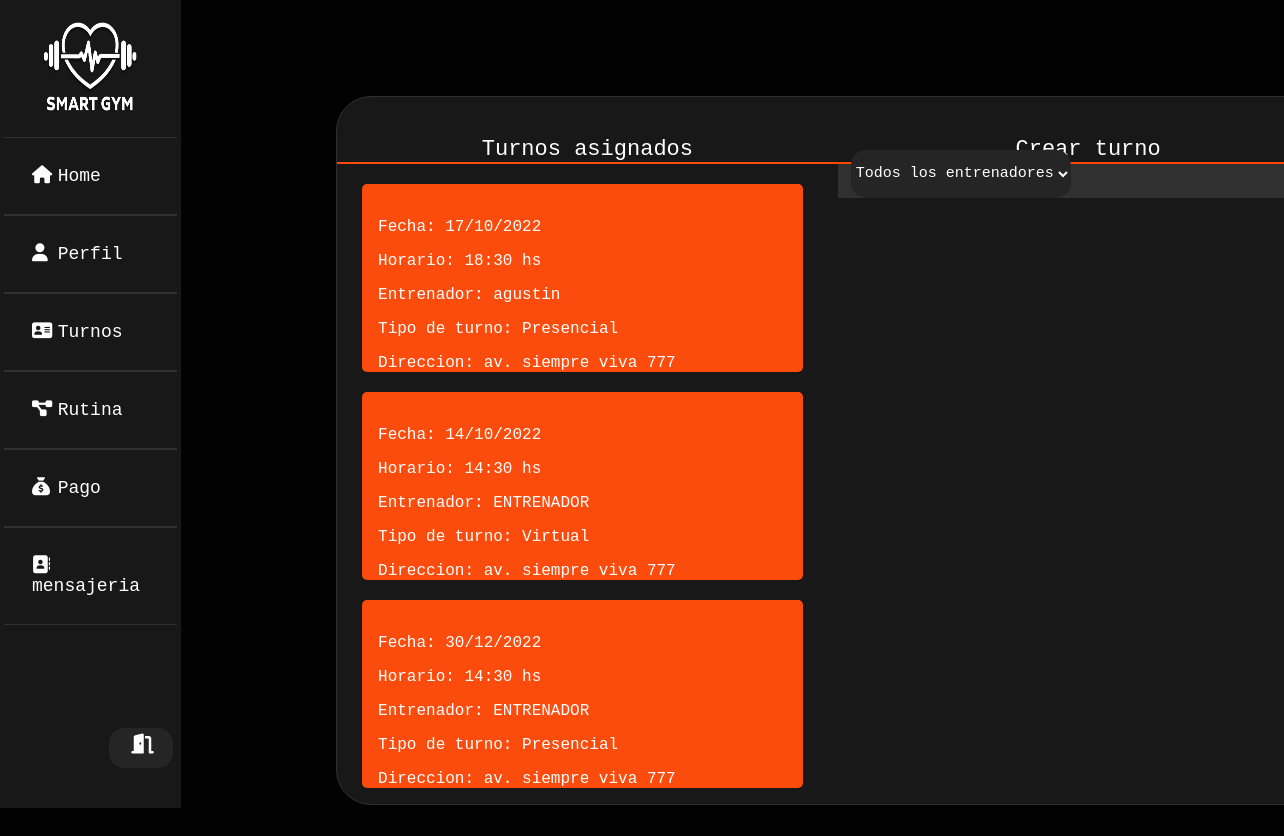
/vistas/turnosc.php (signed in), run on an earlier commit of the app's database.
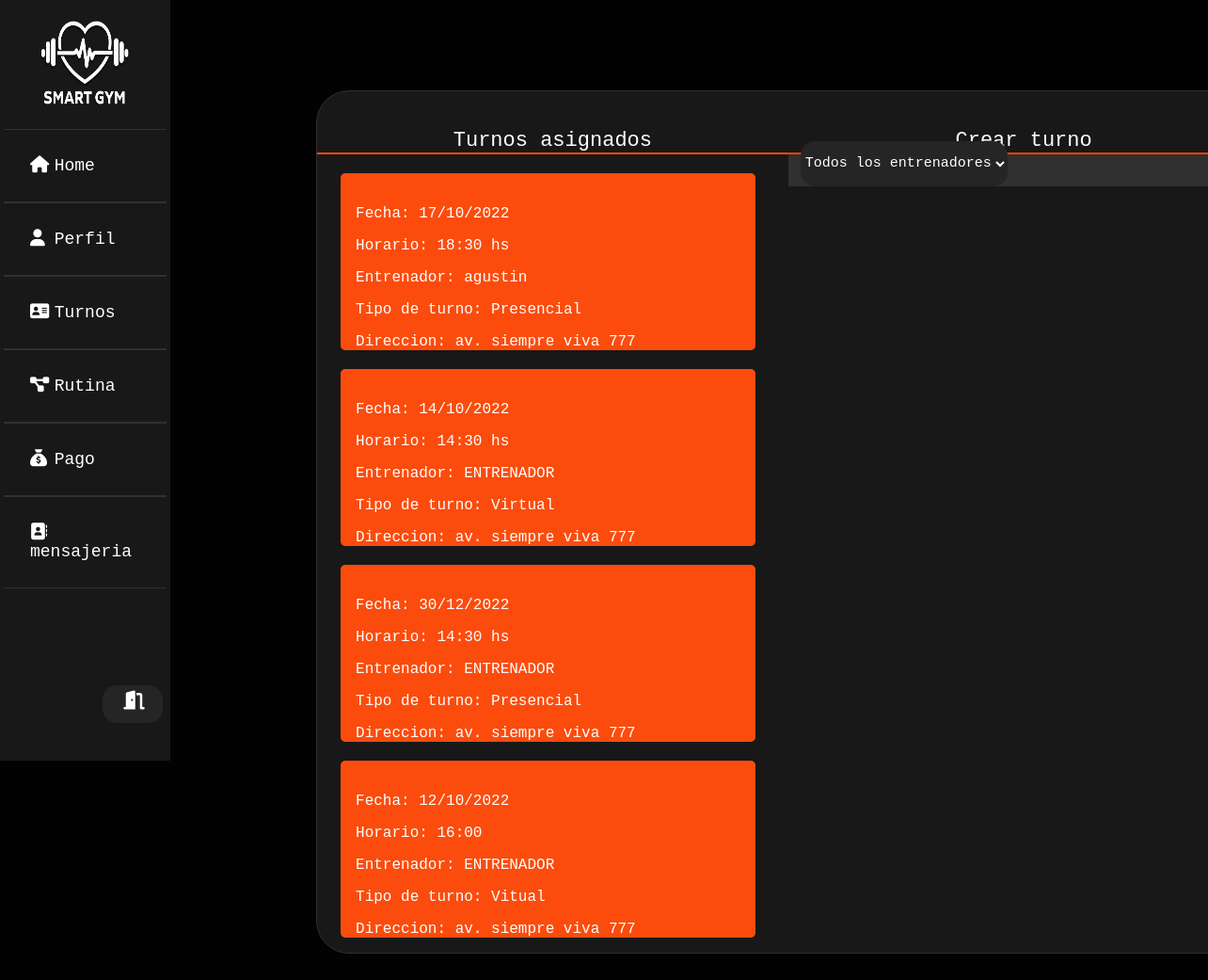
And on a later commit of the database.
### tables this page shows
CREATE TABLE `clases_clientes` (
  `idclase` int(11) NOT NULL,
  `usuario` int(30) NOT NULL,
  `ai_id` int(11) NOT NULL
);

CREATE TABLE `clases` (
  `idclase` int(11) NOT NULL,
  `entrenador` varchar(22) NOT NULL,
  `modalidad` varchar(22) NOT NULL,
  `fecha` varchar(22) NOT NULL,
  `hora` varchar(22) NOT NULL,
  `cupos` int(22) NOT NULL,
  `estado` int(5) NOT NULL
);

### vistas/turnosc.php (the view, shortened to what this page needs)
<?php
$conex = conectar();
$nusuario = $_SESSION['usuario'];
$sql = "SELECT * FROM datos WHERE usuario='$nusuario'";
$query = mysqli_query($conex, $sql);
$row = mysqli_fetch_array($query);
$idrol = $row['id_rol'];
$idusuario = $row['idusuario'];
?>
<!DOCTYPE html>
<html lang="es">
<head>
    <link rel="stylesheet" type="text/css" href="../css/estilousuario.css">
    <link rel="stylesheet" type="text/css" href="../css/estiloturnos.css">
    <link rel="stylesheet" href="https://cdnjs.cloudflare.com/ajax/libs/font-awesome/4.7.0/css/font-awesome.min.css">
</head>
<?php
switch ($idrol) {
    case 0:
        include("sidebars/sidebarc.php");
        break;
}
?>
<body>
    <div class="cont-body-turnos">
        <div class="cont-turnos-asignados">
            <div class="header">
                <P>Turnos asignados</P>
            </div>
            <?php
            $sqlclasesasignadas = "SELECT clases_clientes.idclase, clases_clientes.usuario, clases.entrenador, clases.modalidad, clases.fecha, clases.hora FROM clases INNER JOIN clases_clientes ON clases.idclase = clases_clientes.idclase WHERE usuario = '$idusuario'";
            $queryclasesasignadas = mysqli_query($conex, $sqlclasesasignadas);
            while ($rowclasesasignadas = mysqli_fetch_array($queryclasesasignadas)) {
            ?>
                <div class="turno-a">
                    <br>
                    <p> Fecha: <?php echo $rowclasesasignadas['fecha']; ?></p>
                    <p> Horario: <?php echo $rowclasesasignadas['hora']; ?></p>
                    <p> Entrenador: <?php echo $rowclasesasignadas['entrenador']; ?></p>
                    <p> Tipo de turno: <?php echo $rowclasesasignadas['modalidad']; ?></p>
                    <p> Direccion: av. siempre viva 777</p>
                </div>
            <?php
            } ?>
        </div>
        <div class="cont-calendario-seleccionar">
            <div class="header2">
                <P>Crear turno</P>
            </div>
            <form role="form" name="nD" id="nD" method="post">
                <select name="s-e" onchange="enviar(this.form)">
                    <option value=""> Todos los entrenadores</option>
                </select>
            </form>
        </div>
    </div>
</body>
</html>

What changed in the data, as far as the page shows it:
added clases_clientes: idclase.fecha "12/10/2022", idclase.hora "16:00", idclase.entrenador "ENTRENADOR", idclase.modalidad "Vitual"
